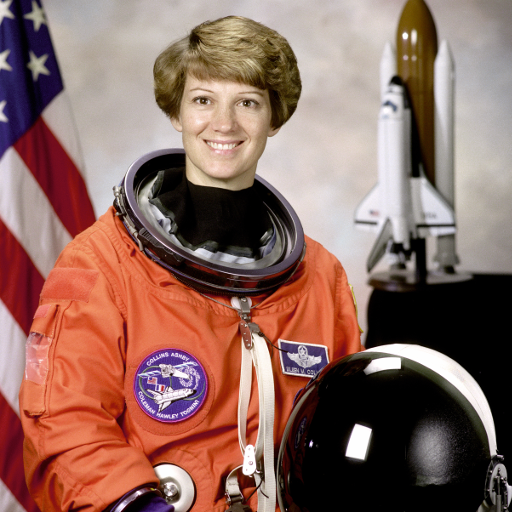
#> input picture skimage.data.astronaut(), 512 x 512 px
$ jupyter execute t_0030_Tensores_Redes_Imagenes.ipynb   (text cells are left out)
#> lines starting #> are read from the running program, lines starting #| are printed output that depends on the picture; pictures that were not available may be replaced by others from this repository, and a replacement may not be noted
[cell 1]
import numpy as np
I=np.random.randint(0,255,size=(3,10,10))
print(I)

[cell 2]
# !conda install -c conda-forge matplotlib

[cell 3]
import matplotlib.pyplot as plt

plt.imshow(I.T)
plt.show()
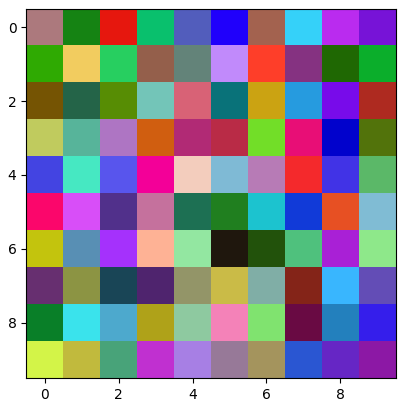
#> figure drawn by matplotlib, 1 panel

[cell 4]
(I.T).shape

[cell 5]
# conda install -c anaconda scikit-image

[cell 6]
import numpy as np
import matplotlib.pyplot as plt


from skimage import data
from skimage.color import rgb2gray

original = data.astronaut()
#> original is the input picture: shape (512, 512, 3); mean R, G, B 141.6, 105.8, 96.5
grayscale = rgb2gray(original)
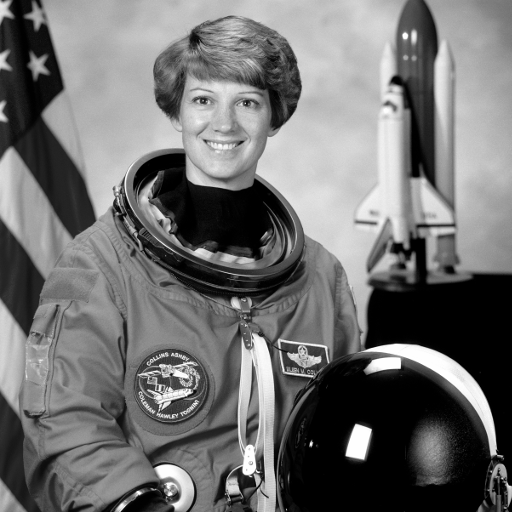
#> grayscale: shape (512, 512) float64; min 0, max 1, mean 0.442

fig, axes = plt.subplots(1, 2, figsize=(8, 4))
ax = axes.ravel()

ax[0].imshow(original)
ax[0].set_title("Original")
ax[1].imshow(grayscale, cmap=plt.cm.gray)
ax[1].set_title("Grayscale")

fig.tight_layout()
plt.show()
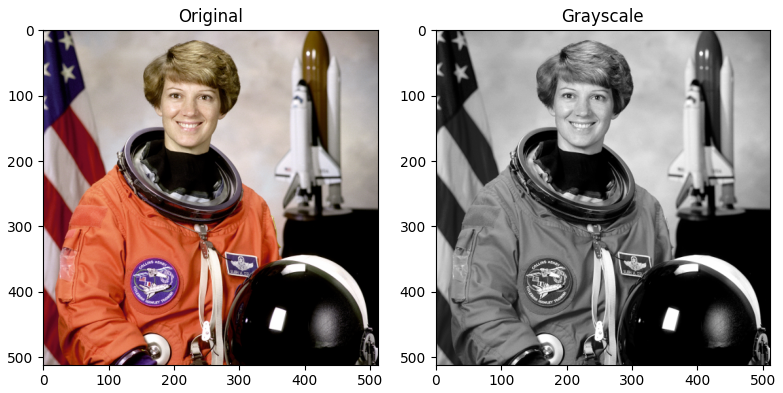
#> figure drawn by matplotlib, 2 panels

[cell 7]
Idata=np.array(grayscale)
print("\nLa imagen tiene forma: ",Idata.shape,"\n")
#| La imagen tiene forma:  (512, 512)
print(Idata)
#> (printed output is left out)

[cell 8]
Idata = np.array(original)
print("\nLa imagen tiene forma: ",Idata.shape,"\n")
#| La imagen tiene forma:  (512, 512, 3)
print("\nEscala de Rojos:\n\n",Idata[:511,:511,0],"\n")
#> (printed output is left out)
print("\nEscala de Verdes:\n\n",Idata[:511,:511,1],"\n")
#> (printed output is left out)
print("\nEscala de Azules:\n\n",Idata[:511,:511,2],"\n")
#> (printed output is left out)

[cell 9]
fig, (ax1, ax2,ax3) = plt.subplots(1, 3,figsize=(15,15))

ax1.imshow(Idata[:,:,0],cmap="Reds")
ax1.set_xlabel('Red')
ax2.imshow(Idata[:,:,1],cmap="Greens")
ax2.set_xlabel('Green')
ax3.imshow(Idata[:,:,2],cmap="Blues")
ax3.set_xlabel('Blue')
plt.show()
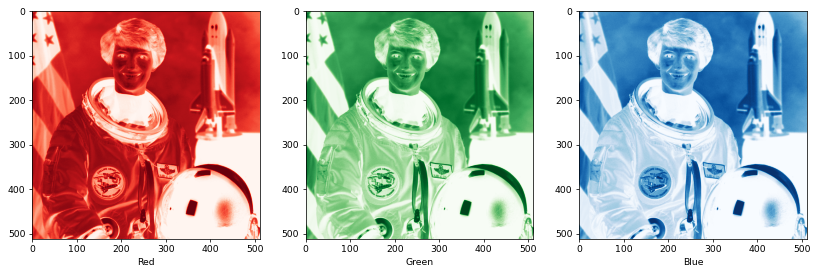
#> figure drawn by matplotlib, 3 panels

[cell 10]
import numpy as np
import matplotlib.pyplot as plt

from skimage import data
from skimage.color import rgb2gray

original = data.astronaut()

Idata_m = Idata
Idata_m[:,:,0], Idata_m[:,:,2] = Idata_m[:,:,2], Idata_m[:,:,0]
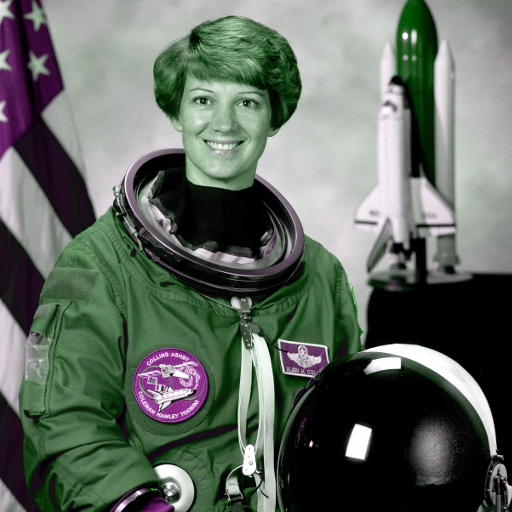
#> Idata_m: shape (512, 512, 3); mean B, G, R 96.5, 105.8, 96.5

fig, axes = plt.subplots(1, 2, figsize=(8, 4))
ax = axes.ravel()

ax[0].imshow(original)
ax[0].set_title("Original")
ax[1].imshow(Idata_m)
ax[1].set_title("Modificada")

fig.tight_layout()
plt.show()

[cell 11]
fig, axes = plt.subplots(1, 2, figsize=(8, 4))
ax = axes.ravel()

k = 10
ax[0].imshow(original)
ax[0].set_title("Original")
ax[1].imshow(original + k)
ax[1].set_title("Modificada")

fig.tight_layout()
plt.show()
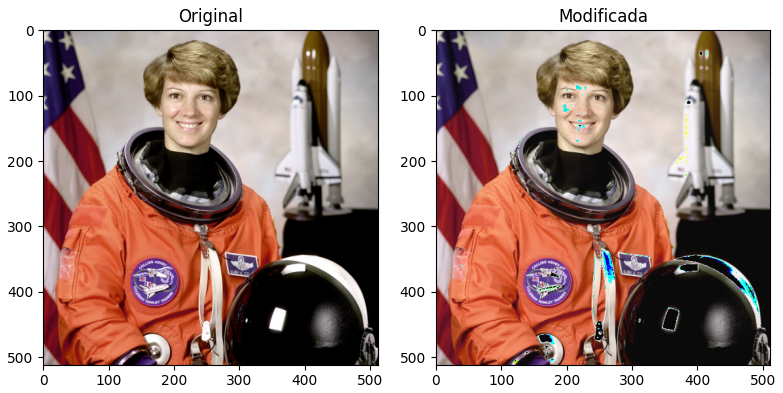
#> figure drawn by matplotlib, 2 panels

[cell 12]
fig, axes = plt.subplots(1, 2, figsize=(8, 4))
ax = axes.ravel()

k = 2
ax[0].imshow(original)
ax[0].set_title("Original")
ax[1].imshow(original //k)
ax[1].set_title("Modificada")

fig.tight_layout()
plt.show()
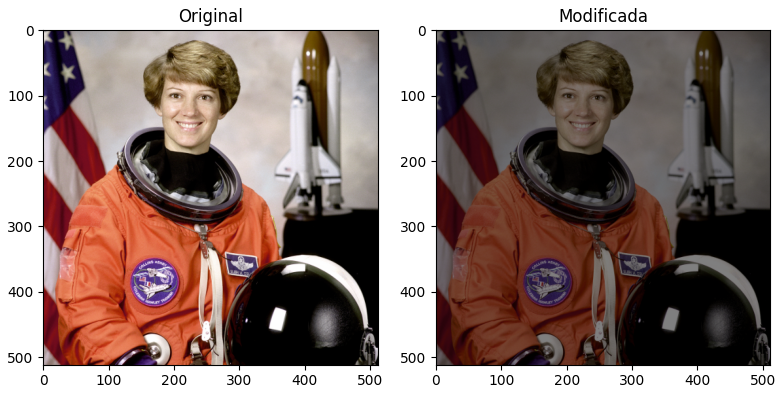
#> figure drawn by matplotlib, 2 panels

[cell 13]
Idata_m = Idata

Idata_m[:,:,0 ]=0
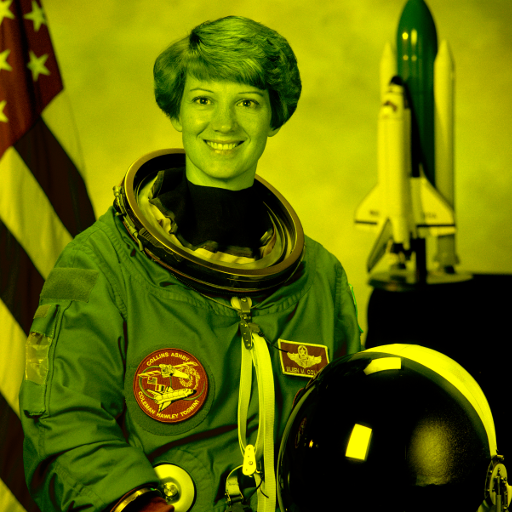
#> Idata_m: shape (512, 512, 3); mean B, G, R 0, 105.8, 96.5

fig, axes = plt.subplots(1, 2, figsize=(8, 4))
ax = axes.ravel()

ax[0].imshow(original)
ax[0].set_title("Original")
ax[1].imshow(Idata_m)
ax[1].set_title("Modificada")

fig.tight_layout()
plt.show()
#> figure, not shown here; B, G, R data is drawn as R, G, B

[cell 14]
Idata

[cell 15]
fig, axes = plt.subplots(1, 2, figsize=(8, 4))
ax = axes.ravel()
ax[0].imshow(original)
ax[0].set_title("Original")
ax[1].imshow(255 - Idata)
ax[1].set_title("Modificada")

fig.tight_layout()
plt.show()
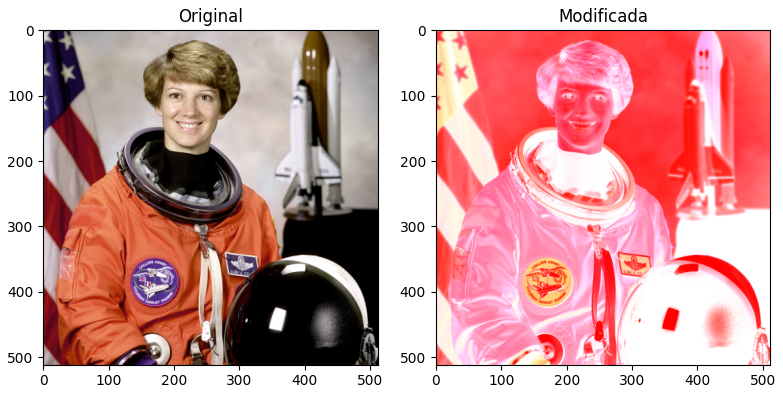
#> figure drawn by matplotlib, 2 panels

[cell 16]
original= np.expand_dims(original,axis=0)

[cell 17]
original.shape
#> Out = (1, 512, 512, 3)

[cell 18]
Idata_m= np.expand_dims(Idata_m,axis=0)

[cell 19]
images = np.concatenate((original, Idata_m),axis=0)

[cell 20]
images.shape
#> Out = (2, 512, 512, 3)

[cell 21]
fig, axes = plt.subplots(1, 2, figsize=(8, 4))
ax = axes.ravel()
ax[0].imshow(images[0])
ax[0].set_title("Original")
ax[1].imshow(images[1])
ax[1].set_title("Modificada")

fig.tight_layout()
plt.show()

[cell 22]
import matplotlib.pyplot as plt
import numpy as np

file_1 = "../Imagenes/ave.jpeg"

# Fuente: Esta es la imagen original tomada de [omes-va.com](https://omes-va.com/trasladar-rotar-escalar-recortar-una-imagen-opencv/). Código tomado del mismo sitio.
img_array=plt.imread(file_1)
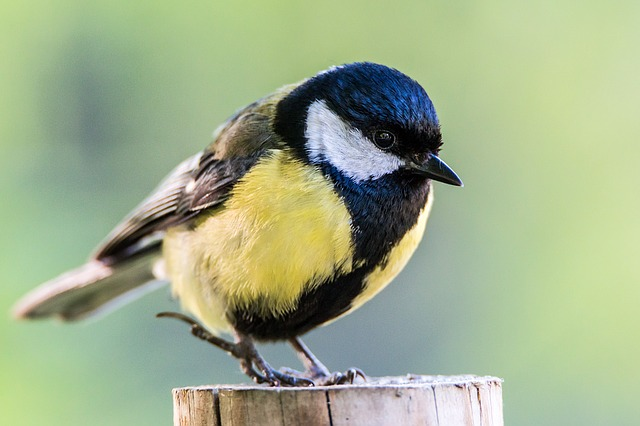
#> input picture Fundamentacion_Matematica/Imagenes/ave.jpg, 640 x 426 px, given in place of ave.jpeg, which was not available
#> img_array is the input picture: shape (426, 640, 3); mean R, G, B 159.9, 174.4, 139.9
plt.imshow(img_array)
plt.show()

original = np.array(img_array)
original.shape
#> Out = (426, 640, 3)
